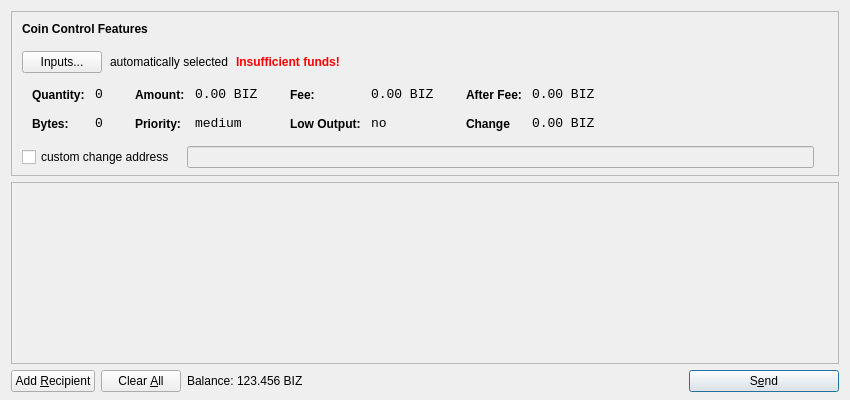
<?xml version="1.0" encoding="UTF-8"?>
<ui version="4.0">
 <class>SendCoinsDialog</class>
 <widget class="QDialog" name="SendCoinsDialog">
  <property name="geometry">
   <rect>
    <x>0</x>
    <y>0</y>
    <width>850</width>
    <height>400</height>
   </rect>
  </property>
  <property name="windowTitle">
   <string>Send Coins</string>
  </property>
  <layout class="QVBoxLayout" name="verticalLayout" stretch="0,1,0">
   <property name="bottomMargin">
    <number>8</number>
   </property>
   <item>
    <widget class="QFrame" name="frameCoinControl">
     <property name="sizePolicy">
      <sizepolicy hsizetype="Expanding" vsizetype="Expanding">
       <horstretch>0</horstretch>
       <verstretch>0</verstretch>
      </sizepolicy>
     </property>
     <property name="maximumSize">
      <size>
       <width>16777215</width>
       <height>16777215</height>
      </size>
     </property>
     <property name="frameShape">
      <enum>QFrame::StyledPanel</enum>
     </property>
     <property name="frameShadow">
      <enum>QFrame::Sunken</enum>
     </property>
     <layout class="QVBoxLayout" name="verticalLayoutCoinControl2">
      <property name="spacing">
       <number>-1</number>
      </property>
      <property name="leftMargin">
       <number>0</number>
      </property>
      <property name="topMargin">
       <number>0</number>
      </property>
      <property name="rightMargin">
       <number>0</number>
      </property>
      <property name="bottomMargin">
       <number>6</number>
      </property>
      <item>
       <layout class="QVBoxLayout" name="verticalLayoutCoinControl" stretch="0,0,0,0,1">
        <property name="spacing">
         <number>0</number>
        </property>
        <property name="leftMargin">
         <number>10</number>
        </property>
        <property name="topMargin">
         <number>10</number>
        </property>
        <item>
         <layout class="QHBoxLayout" name="horizontalLayoutCoinControl1">
          <property name="bottomMargin">
           <number>15</number>
          </property>
          <item>
           <widget class="QLabel" name="labelCoinControlFeatures">
            <property name="sizePolicy">
             <sizepolicy hsizetype="Preferred" vsizetype="Maximum">
              <horstretch>0</horstretch>
              <verstretch>0</verstretch>
             </sizepolicy>
            </property>
            <property name="font">
             <font>
              <weight>75</weight>
              <bold>true</bold>
             </font>
            </property>
            <property name="styleSheet">
             <string notr="true">font-weight:bold;</string>
            </property>
            <property name="text">
             <string>Coin Control Features</string>
            </property>
           </widget>
          </item>
         </layout>
        </item>
        <item>
         <layout class="QHBoxLayout" name="horizontalLayoutCoinControl2" stretch="0,0,0,0">
          <property name="spacing">
           <number>8</number>
          </property>
          <property name="bottomMargin">
           <number>10</number>
          </property>
          <item>
           <widget class="QPushButton" name="pushButtonCoinControl">
            <property name="styleSheet">
             <string notr="true"/>
            </property>
            <property name="text">
             <string>Inputs...</string>
            </property>
           </widget>
          </item>
          <item>
           <widget class="QLabel" name="labelCoinControlAutomaticallySelected">
            <property name="text">
             <string>automatically selected</string>
            </property>
            <property name="margin">
             <number>5</number>
            </property>
           </widget>
          </item>
          <item>
           <widget class="QLabel" name="labelCoinControlInsuffFunds">
            <property name="font">
             <font>
              <weight>75</weight>
              <bold>true</bold>
             </font>
            </property>
            <property name="styleSheet">
             <string notr="true">color:red;font-weight:bold;</string>
            </property>
            <property name="text">
             <string>Insufficient funds!</string>
            </property>
            <property name="margin">
             <number>5</number>
            </property>
           </widget>
          </item>
          <item>
           <spacer name="horizontalSpacerCoinControl">
            <property name="orientation">
             <enum>Qt::Horizontal</enum>
            </property>
            <property name="sizeHint" stdset="0">
             <size>
              <width>40</width>
              <height>1</height>
             </size>
            </property>
           </spacer>
          </item>
         </layout>
        </item>
        <item>
         <widget class="QWidget" name="widgetCoinControl" native="true">
          <property name="sizePolicy">
           <sizepolicy hsizetype="Preferred" vsizetype="Preferred">
            <horstretch>0</horstretch>
            <verstretch>0</verstretch>
           </sizepolicy>
          </property>
          <property name="minimumSize">
           <size>
            <width>0</width>
            <height>0</height>
           </size>
          </property>
          <property name="styleSheet">
           <string notr="true"/>
          </property>
          <layout class="QHBoxLayout" name="horizontalLayoutCoinControl5">
           <property name="margin">
            <number>0</number>
           </property>
           <item>
            <layout class="QHBoxLayout" name="horizontalLayoutCoinControl3" stretch="0,0,0,1">
             <property name="spacing">
              <number>20</number>
             </property>
             <property name="topMargin">
              <number>0</number>
             </property>
             <property name="bottomMargin">
              <number>10</number>
             </property>
             <item>
              <layout class="QFormLayout" name="formLayoutCoinControl1">
               <property name="horizontalSpacing">
                <number>10</number>
               </property>
               <property name="verticalSpacing">
                <number>14</number>
               </property>
               <property name="leftMargin">
                <number>10</number>
               </property>
               <property name="topMargin">
                <number>4</number>
               </property>
               <property name="rightMargin">
                <number>6</number>
               </property>
               <item row="0" column="0">
                <widget class="QLabel" name="labelCoinControlQuantityText">
                 <property name="styleSheet">
                  <string notr="true">font-weight:bold;</string>
                 </property>
                 <property name="text">
                  <string>Quantity:</string>
                 </property>
                 <property name="margin">
                  <number>0</number>
                 </property>
                </widget>
               </item>
               <item row="0" column="1">
                <widget class="QLabel" name="labelCoinControlQuantity">
                 <property name="font">
                  <font>
                   <family>Monospace</family>
                   <pointsize>10</pointsize>
                  </font>
                 </property>
                 <property name="cursor">
                  <cursorShape>IBeamCursor</cursorShape>
                 </property>
                 <property name="contextMenuPolicy">
                  <enum>Qt::ActionsContextMenu</enum>
                 </property>
                 <property name="text">
                  <string>0</string>
                 </property>
                 <property name="margin">
                  <number>0</number>
                 </property>
                 <property name="textInteractionFlags">
                  <set>Qt::LinksAccessibleByMouse|Qt::TextSelectableByKeyboard|Qt::TextSelectableByMouse</set>
                 </property>
                </widget>
               </item>
               <item row="1" column="0">
                <widget class="QLabel" name="labelCoinControlBytesText">
                 <property name="styleSheet">
                  <string notr="true">font-weight:bold;</string>
                 </property>
                 <property name="text">
                  <string>Bytes:</string>
                 </property>
                </widget>
               </item>
               <item row="1" column="1">
                <widget class="QLabel" name="labelCoinControlBytes">
                 <property name="font">
                  <font>
                   <family>Monospace</family>
                   <pointsize>10</pointsize>
                  </font>
                 </property>
                 <property name="cursor">
                  <cursorShape>IBeamCursor</cursorShape>
                 </property>
                 <property name="contextMenuPolicy">
                  <enum>Qt::ActionsContextMenu</enum>
                 </property>
                 <property name="text">
                  <string>0</string>
                 </property>
                 <property name="textInteractionFlags">
                  <set>Qt::LinksAccessibleByMouse|Qt::TextSelectableByKeyboard|Qt::TextSelectableByMouse</set>
                 </property>
                </widget>
               </item>
              </layout>
             </item>
             <item>
              <layout class="QFormLayout" name="formLayoutCoinControl2">
               <property name="horizontalSpacing">
                <number>10</number>
               </property>
               <property name="verticalSpacing">
                <number>14</number>
               </property>
               <property name="leftMargin">
                <number>6</number>
               </property>
               <property name="topMargin">
                <number>4</number>
               </property>
               <property name="rightMargin">
                <number>6</number>
               </property>
               <item row="0" column="0">
                <widget class="QLabel" name="labelCoinControlAmountText">
                 <property name="styleSheet">
                  <string notr="true">font-weight:bold;</string>
                 </property>
                 <property name="text">
                  <string>Amount:</string>
                 </property>
                 <property name="margin">
                  <number>0</number>
                 </property>
                </widget>
               </item>
               <item row="0" column="1">
                <widget class="QLabel" name="labelCoinControlAmount">
                 <property name="font">
                  <font>
                   <family>Monospace</family>
                   <pointsize>10</pointsize>
                  </font>
                 </property>
                 <property name="cursor">
                  <cursorShape>IBeamCursor</cursorShape>
                 </property>
                 <property name="contextMenuPolicy">
                  <enum>Qt::ActionsContextMenu</enum>
                 </property>
                 <property name="text">
                  <string>0.00 BIZ</string>
                 </property>
                 <property name="textInteractionFlags">
                  <set>Qt::LinksAccessibleByMouse|Qt::TextSelectableByKeyboard|Qt::TextSelectableByMouse</set>
                 </property>
                </widget>
               </item>
               <item row="1" column="0">
                <widget class="QLabel" name="labelCoinControlPriorityText">
                 <property name="styleSheet">
                  <string notr="true">font-weight:bold;</string>
                 </property>
                 <property name="text">
                  <string>Priority:</string>
                 </property>
                </widget>
               </item>
               <item row="1" column="1">
                <widget class="QLabel" name="labelCoinControlPriority">
                 <property name="font">
                  <font>
                   <family>Monospace</family>
                   <pointsize>10</pointsize>
                  </font>
                 </property>
                 <property name="cursor">
                  <cursorShape>IBeamCursor</cursorShape>
                 </property>
                 <property name="contextMenuPolicy">
                  <enum>Qt::ActionsContextMenu</enum>
                 </property>
                 <property name="text">
                  <string>medium</string>
                 </property>
                 <property name="textInteractionFlags">
                  <set>Qt::LinksAccessibleByMouse|Qt::TextSelectableByKeyboard|Qt::TextSelectableByMouse</set>
                 </property>
                </widget>
               </item>
              </layout>
             </item>
             <item>
              <layout class="QFormLayout" name="formLayoutCoinControl3">
               <property name="horizontalSpacing">
                <number>10</number>
               </property>
               <property name="verticalSpacing">
                <number>14</number>
               </property>
               <property name="leftMargin">
                <number>6</number>
               </property>
               <property name="topMargin">
                <number>4</number>
               </property>
               <property name="rightMargin">
                <number>6</number>
               </property>
               <item row="0" column="0">
                <widget class="QLabel" name="labelCoinControlFeeText">
                 <property name="styleSheet">
                  <string notr="true">font-weight:bold;</string>
                 </property>
                 <property name="text">
                  <string>Fee:</string>
                 </property>
                 <property name="margin">
                  <number>0</number>
                 </property>
                </widget>
               </item>
               <item row="0" column="1">
                <widget class="QLabel" name="labelCoinControlFee">
                 <property name="font">
                  <font>
                   <family>Monospace</family>
                   <pointsize>10</pointsize>
                  </font>
                 </property>
                 <property name="cursor">
                  <cursorShape>IBeamCursor</cursorShape>
                 </property>
                 <property name="contextMenuPolicy">
                  <enum>Qt::ActionsContextMenu</enum>
                 </property>
                 <property name="text">
                  <string>0.00 BIZ</string>
                 </property>
                 <property name="textInteractionFlags">
                  <set>Qt::LinksAccessibleByMouse|Qt::TextSelectableByKeyboard|Qt::TextSelectableByMouse</set>
                 </property>
                </widget>
               </item>
               <item row="1" column="0">
                <widget class="QLabel" name="labelCoinControlLowOutputText">
                 <property name="styleSheet">
                  <string notr="true">font-weight:bold;</string>
                 </property>
                 <property name="text">
                  <string>Low Output:</string>
                 </property>
                </widget>
               </item>
               <item row="1" column="1">
                <widget class="QLabel" name="labelCoinControlLowOutput">
                 <property name="font">
                  <font>
                   <family>Monospace</family>
                   <pointsize>10</pointsize>
                  </font>
                 </property>
                 <property name="cursor">
                  <cursorShape>IBeamCursor</cursorShape>
                 </property>
                 <property name="contextMenuPolicy">
                  <enum>Qt::ActionsContextMenu</enum>
                 </property>
                 <property name="text">
                  <string>no</string>
                 </property>
                 <property name="textInteractionFlags">
                  <set>Qt::LinksAccessibleByMouse|Qt::TextSelectableByKeyboard|Qt::TextSelectableByMouse</set>
                 </property>
                </widget>
               </item>
              </layout>
             </item>
             <item>
              <layout class="QFormLayout" name="formLayoutCoinControl4">
               <property name="horizontalSpacing">
                <number>10</number>
               </property>
               <property name="verticalSpacing">
                <number>14</number>
               </property>
               <property name="leftMargin">
                <number>6</number>
               </property>
               <property name="topMargin">
                <number>4</number>
               </property>
               <property name="rightMargin">
                <number>6</number>
               </property>
               <item row="0" column="0">
                <widget class="QLabel" name="labelCoinControlAfterFeeText">
                 <property name="styleSheet">
                  <string notr="true">font-weight:bold;</string>
                 </property>
                 <property name="text">
                  <string>After Fee:</string>
                 </property>
                 <property name="margin">
                  <number>0</number>
                 </property>
                </widget>
               </item>
               <item row="0" column="1">
                <widget class="QLabel" name="labelCoinControlAfterFee">
                 <property name="font">
                  <font>
                   <family>Monospace</family>
                   <pointsize>10</pointsize>
                  </font>
                 </property>
                 <property name="cursor">
                  <cursorShape>IBeamCursor</cursorShape>
                 </property>
                 <property name="contextMenuPolicy">
                  <enum>Qt::ActionsContextMenu</enum>
                 </property>
                 <property name="text">
                  <string>0.00 BIZ</string>
                 </property>
                 <property name="textInteractionFlags">
                  <set>Qt::LinksAccessibleByMouse|Qt::TextSelectableByKeyboard|Qt::TextSelectableByMouse</set>
                 </property>
                </widget>
               </item>
               <item row="1" column="0">
                <widget class="QLabel" name="labelCoinControlChangeText">
                 <property name="styleSheet">
                  <string notr="true">font-weight:bold;</string>
                 </property>
                 <property name="text">
                  <string>Change</string>
                 </property>
                </widget>
               </item>
               <item row="1" column="1">
                <widget class="QLabel" name="labelCoinControlChange">
                 <property name="font">
                  <font>
                   <family>Monospace</family>
                   <pointsize>10</pointsize>
                  </font>
                 </property>
                 <property name="cursor">
                  <cursorShape>IBeamCursor</cursorShape>
                 </property>
                 <property name="contextMenuPolicy">
                  <enum>Qt::ActionsContextMenu</enum>
                 </property>
                 <property name="text">
                  <string>0.00 BIZ</string>
                 </property>
                 <property name="textInteractionFlags">
                  <set>Qt::LinksAccessibleByMouse|Qt::TextSelectableByKeyboard|Qt::TextSelectableByMouse</set>
                 </property>
                </widget>
               </item>
              </layout>
             </item>
            </layout>
           </item>
          </layout>
         </widget>
        </item>
        <item>
         <layout class="QHBoxLayout" name="horizontalLayoutCoinControl4" stretch="0,0,0">
          <property name="spacing">
           <number>12</number>
          </property>
          <property name="sizeConstraint">
           <enum>QLayout::SetDefaultConstraint</enum>
          </property>
          <property name="topMargin">
           <number>5</number>
          </property>
          <property name="rightMargin">
           <number>5</number>
          </property>
          <item>
           <widget class="QCheckBox" name="checkBoxCoinControlChange">
            <property name="text">
             <string>custom change address</string>
            </property>
           </widget>
          </item>
          <item>
           <widget class="QLineEdit" name="lineEditCoinControlChange">
            <property name="enabled">
             <bool>false</bool>
            </property>
            <property name="sizePolicy">
             <sizepolicy hsizetype="Expanding" vsizetype="Fixed">
              <horstretch>0</horstretch>
              <verstretch>0</verstretch>
             </sizepolicy>
            </property>
           </widget>
          </item>
          <item>
           <widget class="QLabel" name="labelCoinControlChangeLabel">
            <property name="sizePolicy">
             <sizepolicy hsizetype="Preferred" vsizetype="Expanding">
              <horstretch>0</horstretch>
              <verstretch>0</verstretch>
             </sizepolicy>
            </property>
            <property name="minimumSize">
             <size>
              <width>0</width>
              <height>0</height>
             </size>
            </property>
            <property name="text">
             <string/>
            </property>
            <property name="margin">
             <number>3</number>
            </property>
           </widget>
          </item>
         </layout>
        </item>
        <item>
         <spacer name="verticalSpacerCoinControl">
          <property name="orientation">
           <enum>Qt::Vertical</enum>
          </property>
          <property name="sizeHint" stdset="0">
           <size>
            <width>800</width>
            <height>1</height>
           </size>
          </property>
         </spacer>
        </item>
       </layout>
      </item>
     </layout>
    </widget>
   </item>
   <item>
    <widget class="QScrollArea" name="scrollArea">
     <property name="widgetResizable">
      <bool>true</bool>
     </property>
     <widget class="QWidget" name="scrollAreaWidgetContents">
      <property name="geometry">
       <rect>
        <x>0</x>
        <y>0</y>
        <width>830</width>
        <height>165</height>
       </rect>
      </property>
      <layout class="QVBoxLayout" name="verticalLayout_2">
       <property name="margin">
        <number>0</number>
       </property>
       <item>
        <layout class="QVBoxLayout" name="entries">
         <property name="spacing">
          <number>6</number>
         </property>
        </layout>
       </item>
       <item>
        <spacer name="verticalSpacer">
         <property name="orientation">
          <enum>Qt::Vertical</enum>
         </property>
         <property name="sizeHint" stdset="0">
          <size>
           <width>20</width>
           <height>40</height>
          </size>
         </property>
        </spacer>
       </item>
      </layout>
     </widget>
    </widget>
   </item>
   <item>
    <layout class="QHBoxLayout" name="horizontalLayout">
     <item>
      <widget class="QPushButton" name="addButton">
       <property name="toolTip">
        <string>Send to multiple recipients at once</string>
       </property>
       <property name="text">
        <string>Add &amp;Recipient</string>
       </property>
       <property name="icon">
        <iconset resource="../bitcoin.qrc">
         <normaloff>:/icons/add</normaloff>:/icons/add</iconset>
       </property>
       <property name="autoDefault">
        <bool>false</bool>
       </property>
      </widget>
     </item>
     <item>
      <widget class="QPushButton" name="clearButton">
       <property name="sizePolicy">
        <sizepolicy hsizetype="Minimum" vsizetype="Fixed">
         <horstretch>0</horstretch>
         <verstretch>0</verstretch>
        </sizepolicy>
       </property>
       <property name="toolTip">
        <string>Remove all transaction fields</string>
       </property>
       <property name="text">
        <string>Clear &amp;All</string>
       </property>
       <property name="icon">
        <iconset resource="../bitcoin.qrc">
         <normaloff>:/icons/remove</normaloff>:/icons/remove</iconset>
       </property>
       <property name="autoRepeatDelay">
        <number>300</number>
       </property>
       <property name="autoDefault">
        <bool>false</bool>
       </property>
      </widget>
     </item>
     <item>
      <layout class="QHBoxLayout" name="horizontalLayout_2">
       <property name="spacing">
        <number>3</number>
       </property>
       <item>
        <widget class="QLabel" name="label">
         <property name="sizePolicy">
          <sizepolicy hsizetype="Preferred" vsizetype="Fixed">
           <horstretch>0</horstretch>
           <verstretch>0</verstretch>
          </sizepolicy>
         </property>
         <property name="text">
          <string>Balance:</string>
         </property>
        </widget>
       </item>
       <item>
        <widget class="QLabel" name="labelBalance">
         <property name="sizePolicy">
          <sizepolicy hsizetype="Preferred" vsizetype="Fixed">
           <horstretch>0</horstretch>
           <verstretch>0</verstretch>
          </sizepolicy>
         </property>
         <property name="cursor">
          <cursorShape>IBeamCursor</cursorShape>
         </property>
         <property name="text">
          <string>123.456 BIZ</string>
         </property>
         <property name="textInteractionFlags">
          <set>Qt::LinksAccessibleByMouse|Qt::TextSelectableByKeyboard|Qt::TextSelectableByMouse</set>
         </property>
        </widget>
       </item>
      </layout>
     </item>
     <item>
      <spacer name="horizontalSpacer">
       <property name="orientation">
        <enum>Qt::Horizontal</enum>
       </property>
       <property name="sizeHint" stdset="0">
        <size>
         <width>40</width>
         <height>20</height>
        </size>
       </property>
      </spacer>
     </item>
     <item>
      <widget class="QPushButton" name="sendButton">
       <property name="minimumSize">
        <size>
         <width>150</width>
         <height>0</height>
        </size>
       </property>
       <property name="toolTip">
        <string>Confirm the send action</string>
       </property>
       <property name="text">
        <string>S&amp;end</string>
       </property>
       <property name="icon">
        <iconset resource="../bitcoin.qrc">
         <normaloff>:/icons/send</normaloff>:/icons/send</iconset>
       </property>
       <property name="default">
        <bool>true</bool>
       </property>
      </widget>
     </item>
    </layout>
   </item>
  </layout>
 </widget>
 <resources>
  <include location="../bitcoin.qrc"/>
 </resources>
 <connections/>
</ui>
